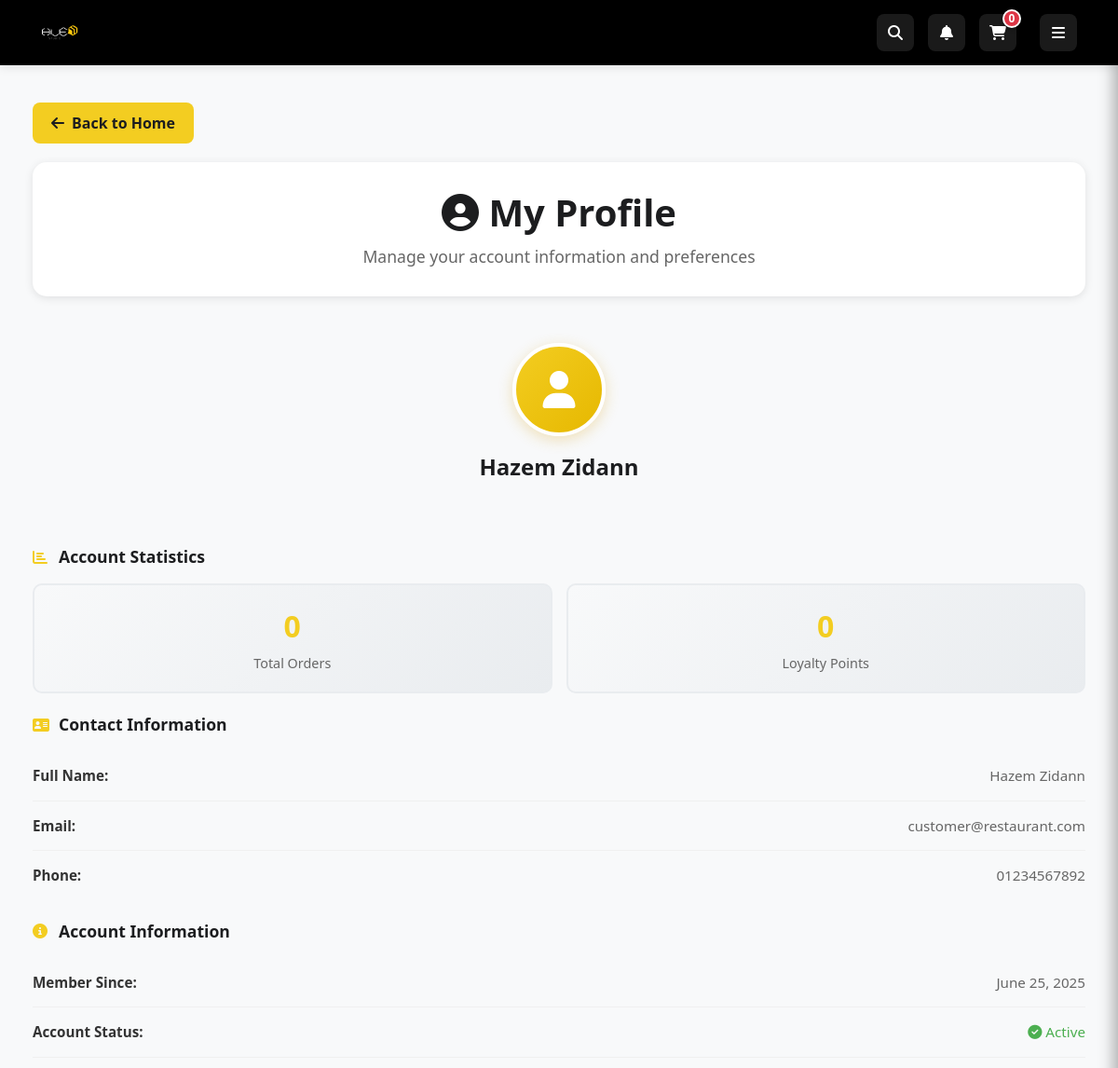
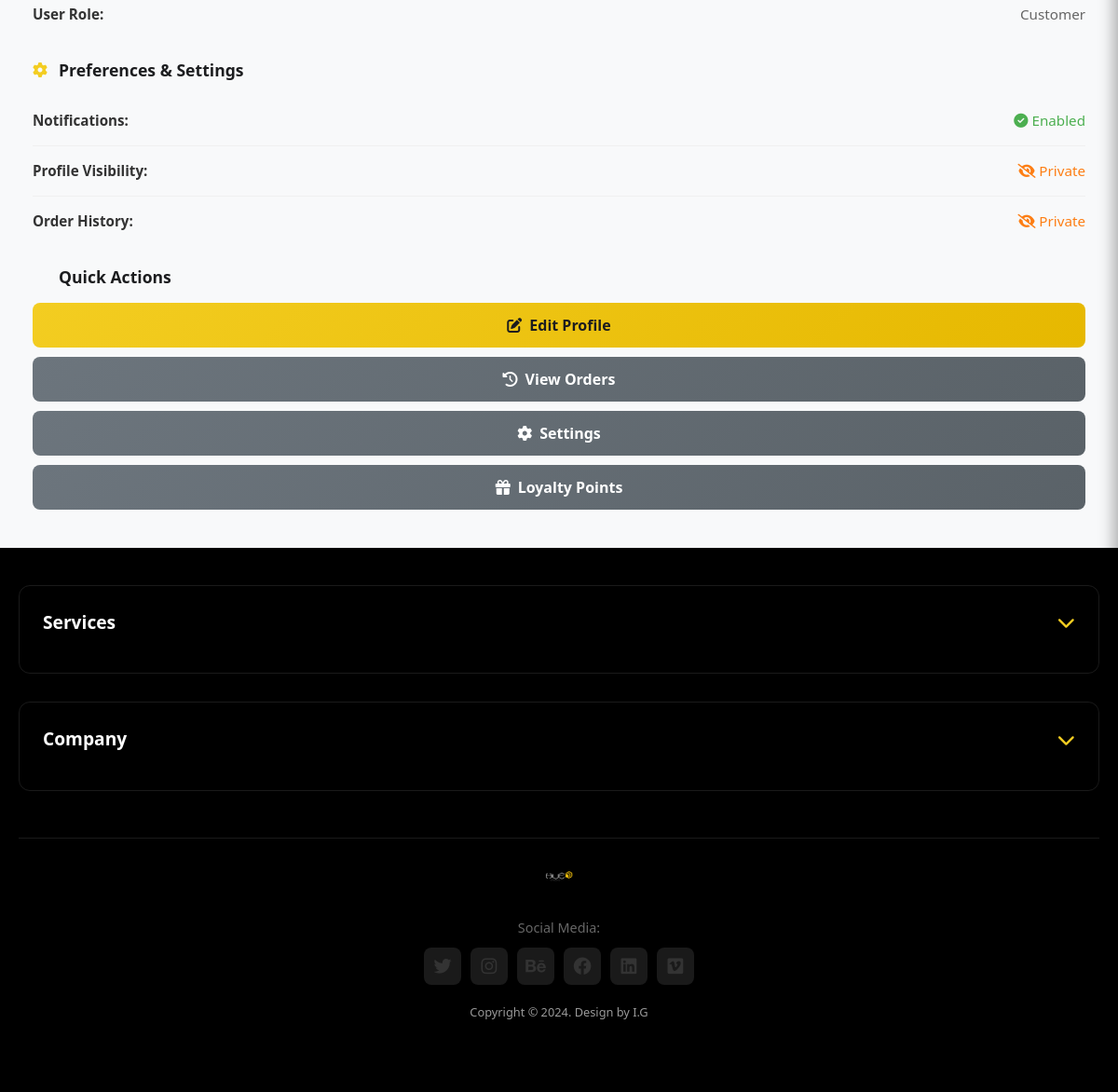
The app's page /customer/profile (signed in) with its own data (2 pictures, top to bottom).
### app/models.py (models this page shows, shortened)
class User(UserMixin, db.Model):
    __tablename__ = 'users'
    user_id = db.Column(db.Integer, primary_key=True)
    name = db.Column(db.String(100), nullable=False)
    email = db.Column(db.String(120), unique=True, nullable=False, index=True)
    phone = db.Column(db.String(20), nullable=True)
    password_hash = db.Column(db.String(255), nullable=False)
    role = db.Column(db.Enum('customer', 'admin', 'waiter', name='user_roles'), nullable=False, default='customer')
    profile_img = db.Column(db.String(255), nullable=True)
    created_at = db.Column(db.DateTime, default=datetime.utcnow)
    is_active = db.Column(db.Boolean, default=True)
    orders = db.relationship('Order', backref='customer', lazy='dynamic')
    service_requests = db.relationship('ServiceRequest', backref='customer', lazy='dynamic')
    notifications = db.relationship('Notification', backref='user', lazy='dynamic')
    feedback = db.relationship('Feedback', backref='user', lazy='dynamic')
    loyalty_account = db.relationship('CustomerLoyalty', backref='user', uselist=False)
    point_transactions = db.relationship('PointTransaction', backref='user', lazy='dynamic')
    reward_redemptions = db.relationship('RewardRedemption', backref='user', lazy='dynamic')
    audit_logs = db.relationship('AuditLog', backref='user', lazy='dynamic')
    def is_admin(self):
        return self.role == 'admin'
    def is_waiter(self):
        return self.role == 'waiter'
    def is_customer(self):
        return self.role == 'customer'

### app/modules/customer/routes.py (the view)
@bp.route('/profile')
@login_required
def profile():
    if not current_user.is_customer():
        return redirect(url_for('main.index'))
    preferences = current_user.preferences
    if not preferences:
        preferences = CustomerPreferences(user_id=current_user.user_id)
        db.session.add(preferences)
        db.session.commit()
    return render_template('customer_profile.html', profile=current_user, preferences=preferences, now=datetime.utcnow())

### app/extensions.py (called while the page is built)
def init_extensions(app):
    db.init_app(app)
    login_manager.init_app(app)
    migrate.init_app(app, db)
    socketio.init_app(app, cors_allowed_origins="*")
    csrf.init_app(app)
    login_manager.login_view = 'auth.login'
    login_manager.login_message = 'Please log in to access this page.'
    login_manager.login_message_category = 'info'
    @login_manager.user_loader
    def load_user(user_id):
        from app.models import User
        return User.query.get(int(user_id))

### app/modules/customer/templates/customer_profile.html (shortened to what this page needs)
{% extends "shared/base.html" %}
{% block content %}
<div class="profile-container">
    <a href="{{ url_for('main.index') }}" class="back-button">
        <i class="fas fa-arrow-left"></i> Back to Home
    </a>
    <div class="profile-header">
        <h1><i class="fas fa-user-circle"></i> My Profile</h1>
        <p class="profile-subtitle">Manage your account information and preferences</p>
    </div>
    <div class="profile-grid">
        <div class="profile-section featured">
            <div class="avatar-section">
                <div class="avatar-circle">
                    {% if profile.profile_img %}
                        <img src="{{ profile.profile_img }}" alt="Profile" style="width: 100%; height: 100%; border-radius: 50%; object-fit: cover;">
                    {% else %}
                        <i class="fas fa-user"></i>
                    {% endif %}
                </div>
                <div class="user-name">{{ profile.name or 'No Name Set' }}</div>
            </div>
        </div>
        <div class="profile-section">
            <div class="section-title">
                <i class="fas fa-chart-bar"></i>
                Account Statistics
            </div>
            <div class="stats-grid">
                <div class="stat-item">
                    <div class="stat-number">{{ profile.orders.count() if profile.orders else 0 }}</div>
                    <div class="stat-label">Total Orders</div>
                </div>
                <div class="stat-item">
                    <div class="stat-number">{{ profile.loyalty_account.points or 0 }}</div>
                    <div class="stat-label">Loyalty Points</div>
                </div>
            </div>
        </div>
        <div class="profile-section">
            <div class="section-title">
                <i class="fas fa-address-card"></i>
                Contact Information
            </div>
            <div class="profile-field">
                <span class="field-label">Full Name:</span>
                <span class="field-value">{{ profile.name or 'Not set' }}</span>
            </div>
            <div class="profile-field">
                <span class="field-label">Email:</span>
                <span class="field-value">{{ profile.email or 'Not set' }}</span>
            </div>
            <div class="profile-field">
                <span class="field-label">Phone:</span>
                <span class="field-value">{{ profile.phone or 'Not set' }}</span>
            </div>
        </div>
        <div class="profile-section">
            <div class="section-title">
                <i class="fas fa-info-circle"></i>
                Account Information
            </div>
            <div class="profile-field">
                <span class="field-label">Member Since:</span>
                <span class="field-value">{{ profile.created_at.strftime('%B %d, %Y') if profile.created_at else 'Unknown' }}</span>
            </div>
            <div class="profile-field">
                <span class="field-label">Account Status:</span>
                <span class="field-value">
                    {% if profile.is_active %}
                        <span style="color: #4CAF50;"><i class="fas fa-check-circle"></i> Active</span>
                    {% else %}
                        <span style="color: #f44336;"><i class="fas fa-times-circle"></i> Inactive</span>
                    {% endif %}
                </span>
            </div>
            <div class="profile-field">
                <span class="field-label">User Role:</span>
                <span class="field-value">{{ profile.role.title() if profile.role else 'Customer' }}</span>
            </div>
        </div>
        <div class="profile-section">
            <div class="section-title">
                <i class="fas fa-cog"></i>
                Preferences & Settings
            </div>
            <div class="profile-field">
                <span class="field-label">Notifications:</span>
                <span class="field-value">
                    {% if preferences and (preferences.notify_order_updates or preferences.notify_loyalty_points or preferences.notify_promotions or preferences.notify_service_requests) %}
                        <span style="color: #4CAF50;"><i class="fas fa-check-circle"></i> Enabled</span>
                    {% else %}
                        <span style="color: #dc3545;"><i class="fas fa-times-circle"></i> Disabled</span>
                    {% endif %}
                </span>
            </div>
            <div class="profile-field">
                <span class="field-label">Profile Visibility:</span>
                <span class="field-value">
                    {% if preferences and preferences.profile_visible %}
                        <span style="color: #4CAF50;"><i class="fas fa-eye"></i> Public</span>
                    {% else %}
                        <span style="color: #fd7e14;"><i class="fas fa-eye-slash"></i> Private</span>
                    {% endif %}
                </span>
            </div>
            <div class="profile-field">
                <span class="field-label">Order History:</span>
                <span class="field-value">
                    {% if preferences and preferences.order_history_private %}
                        <span style="color: #fd7e14;"><i class="fas fa-eye-slash"></i> Private</span>
                    {% else %}
                        <span style="color: #4CAF50;"><i class="fas fa-eye"></i> Public</span>
                    {% endif %}
                </span>
            </div>
        </div>
        <div class="profile-section">
            <div class="section-title">
                Quick Actions
            </div>
            <div class="action-buttons">
                <a href="{{ url_for('customer.edit_profile') }}" class="btn-primary">
                    <i class="fas fa-edit"></i> Edit Profile
                </a>
                <a href="{{ url_for('customer.my_orders') }}" class="btn-secondary">
                    <i class="fas fa-history"></i> View Orders
                </a>
                <a href="{{ url_for('customer.settings') }}" class="btn-secondary">
                    <i class="fas fa-cog"></i> Settings
                </a>
                <a href="{{ url_for('loyalty.index') }}" class="btn-secondary">
                    <i class="fas fa-gift"></i> Loyalty Points
                </a>
            </div>
        </div>
    </div>
</div>
{% endblock %}

### app/static/css/style.css (style rules this page uses)
:root { --primary-yellow: #f3cd21; --primary-dark: #1c1d1f; --gradient-primary: linear-gradient(135deg, #f3cd21 0%, #1c1d1f 100%); --gradient-secondary: linear-gradient(135deg, #1c1d1f 0%, #f3cd21 100%); --text-light: #ffffff; --text-dark: #333; --border-radius: 8px; --box-shadow: 0 4px 6px rgba(0, 0, 0, 0.1); --transition: all 0.3s ease; }
html, body { height: 100%; margin: 0; padding: 0; }
body { font-family: 'Segoe UI', Tahoma, Geneva, Verdana, sans-serif; background-color: #f8f9fa; color: var(--text-dark); display: flex; flex-direction: column; }
.btn-primary { background: var(--gradient-primary); border: none; border-radius: var(--border-radius); font-weight: 500; transition: var(--transition); }
.btn-secondary { background-color: var(--primary-dark); border-color: var(--primary-dark); color: var(--text-light); }

### app/templates/shared/base.html (style rules this page uses)
:root { --primary-yellow: #f3cd21; --primary-dark: #1c1d1f; --text-dark: #333; --success-green: #28a745; --danger-red: #dc3545; --light-gray: #f8f9fa; --border-color: #e9ecef; }
.section-title { display: flex; align-items: center; gap: 8px; font-weight: 600; color: var(--primary-dark); margin-bottom: 15px; font-size: 1.1rem; }
.section-title i { color: var(--primary-yellow); width: 18px; font-size: 1rem; }

### records on screen
User: name "Hazem Zidann", email "customer@restaurant.com", phone "01234567892", created_at "June 25, 2025", role "Customer"

### other values on screen
{{ profile.orders.count() if profile.orders else 0 }} "0"
{{ profile.loyalty_account.points or 0 }} "0"
